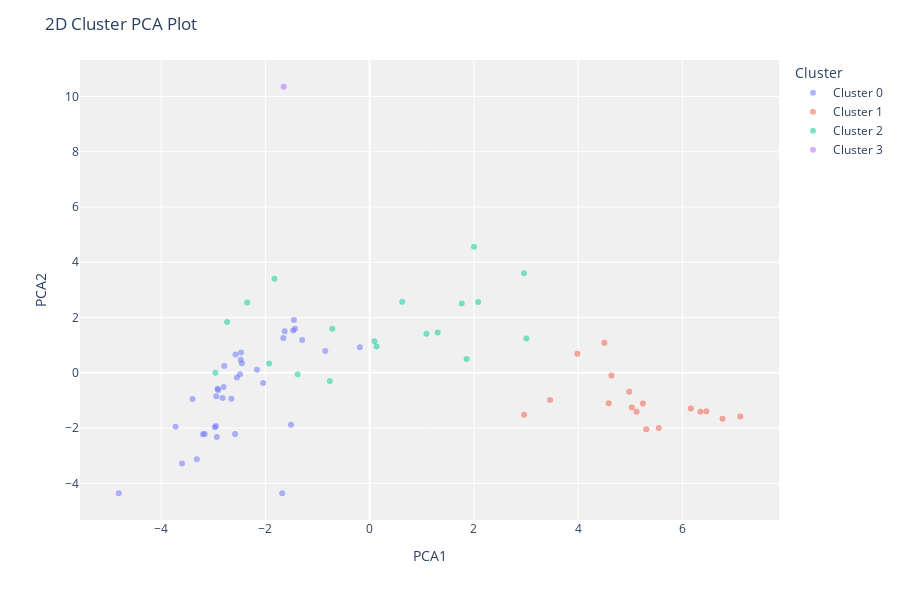

Notebook code cell kept with this figure:
### Markdown cell above
### BIRCH

### Code cell
birch = create_model('birch', num_clusters=4)
assigned = assign_model(birch)
plot_model(birch, plot='cluster')

### Figure 1 — Plotly figure (JSON) as saved in the notebook; plotly's stock layout.template omitted (floating-point values rounded to 4 significant figures)
{"data": [{"customdata": [["M"], ["M"], ["M"], ["F"], ["F"], ["M"], ["M"], ["M"], ["F"], ["M"], ["F"], ["M"], ["M"], ["F"], ["M"], ["F"], ["F"], ["F"], ["M"], ["M"], ["F"], ["M"], ["F"], ["M"], ["M"], ["F"], ["F"], ["F"], ["M"], ["M"], ["F"], ["F"], ["M"], ["M"], ["M"], ["F"]], "hovertemplate": "Cluster=Cluster 0<br>PCA1=%{x}<br>PCA2=%{y}<br>Feature=%{customdata[0]}<extra></extra>", "legendgroup": "Cluster 0", "marker": {"color": "#636efa", "opacity": 0.5, "symbol": "circle"}, "mode": "markers", "name": "Cluster 0", "orientation": "v", "showlegend": true, "textposition": "top center", "type": "scatter", "x": [-2.951, -1.433, -2.486, -2.801, -2.162, -2.472, -1.453, -3.396, -3.6, -2.968, -3.315, -1.655, -2.918, -2.905, -2.941, -2.043, -2.581, -1.676, -0.1868, -0.8513, -2.451, -2.573, -3.199, -1.508, -4.814, -2.547, -3.722, -2.821, -3.163, -2.652, -2.468, -1.466, -1.629, -1.294, -2.931, -2.788], "xaxis": "x", "y": [-1.929, 1.598, -0.04907, -0.5182, 0.1138, 0.4688, 1.911, -0.9506, -3.28, -1.966, -3.125, 1.263, -0.5766, -0.6228, -0.8446, -0.3658, -2.216, -4.359, 0.9234, 0.7934, 0.3433, 0.6619, -2.222, -1.878, -4.357, -0.171, -1.952, -0.9124, -2.212, -0.9405, 0.7333, 1.529, 1.508, 1.189, -2.319, 0.2442], "yaxis": "y"}, {"customdata": [["F"], ["M"], ["M"], ["F"], ["F"], ["M"], ["F"], ["M"], ["F"], ["F"], ["M"], ["F"], ["M"], ["F"], ["F"], ["M"], ["M"]], "hovertemplate": "Cluster=Cluster 1<br>PCA1=%{x}<br>PCA2=%{y}<br>Feature=%{customdata[0]}<extra></extra>", "legendgroup": "Cluster 1", "marker": {"color": "#EF553B", "opacity": 0.5, "symbol": "circle"}, "mode": "markers", "name": "Cluster 1", "orientation": "v", "showlegend": true, "textposition": "top center", "type": "scatter", "x": [3.461, 6.77, 5.121, 4.585, 3.984, 4.978, 4.503, 6.459, 6.345, 5.305, 6.161, 5.545, 5.243, 4.638, 5.029, 2.963, 7.11], "xaxis": "x", "y": [-0.9816, -1.663, -1.412, -1.097, 0.6906, -0.6872, 1.089, -1.395, -1.406, -2.047, -1.296, -1.994, -1.108, -0.09372, -1.251, -1.52, -1.578], "yaxis": "y"}, {"customdata": [["M"], ["F"], ["M"], ["M"], ["F"], ["M"], ["M"], ["F"], ["F"], ["F"], ["F"], ["F"], ["F"], ["F"], ["F"], ["F"], ["M"], ["F"], ["F"]], "hovertemplate": "Cluster=Cluster 2<br>PCA1=%{x}<br>PCA2=%{y}<br>Feature=%{customdata[0]}<extra></extra>", "legendgroup": "Cluster 2", "marker": {"color": "#00cc96", "opacity": 0.5, "symbol": "circle"}, "mode": "markers", "name": "Cluster 2", "orientation": "v", "showlegend": true, "textposition": "top center", "type": "scatter", "x": [3.007, 2.083, 1.861, 2.002, -2.733, -0.7168, -2.349, 0.626, 0.1322, -1.382, -1.929, -1.826, -2.958, 1.09, 0.09225, 1.305, 1.766, -0.7641, 2.962], "xaxis": "x", "y": [1.241, 2.566, 0.4956, 4.559, 1.835, 1.595, 2.545, 2.57, 0.9543, -0.05018, 0.3393, 3.4, -0.0002919, 1.414, 1.142, 1.463, 2.508, -0.2943, 3.602], "yaxis": "y"}, {"customdata": [["M"]], "hovertemplate": "Cluster=Cluster 3<br>PCA1=%{x}<br>PCA2=%{y}<br>Feature=%{customdata[0]}<extra></extra>", "legendgroup": "Cluster 3", "marker": {"color": "#ab63fa", "opacity": 0.5, "symbol": "circle"}, "mode": "markers", "name": "Cluster 3", "orientation": "v", "showlegend": true, "textposition": "top center", "type": "scatter", "x": [-1.649], "xaxis": "x", "y": [10.35], "yaxis": "y"}], "layout": {"height": 600, "legend": {"title": {"text": "Cluster"}, "tracegroupgap": 0}, "margin": {"t": 60}, "plot_bgcolor": "rgb(240,240,240)", "title": {"text": "2D Cluster PCA Plot"}, "xaxis": {"anchor": "y", "domain": [0, 1], "title": {"text": "PCA1"}}, "yaxis": {"anchor": "x", "domain": [0, 1], "title": {"text": "PCA2"}}}}
